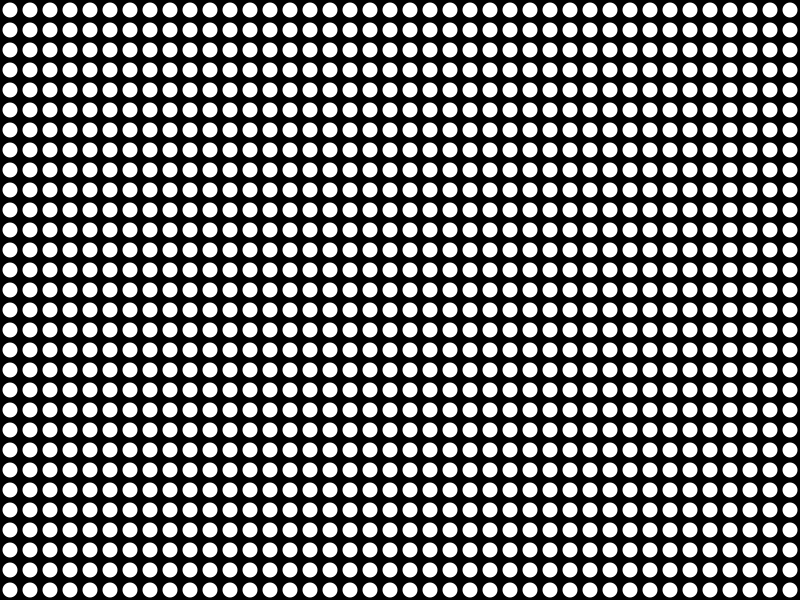
Frame 1 (no input)
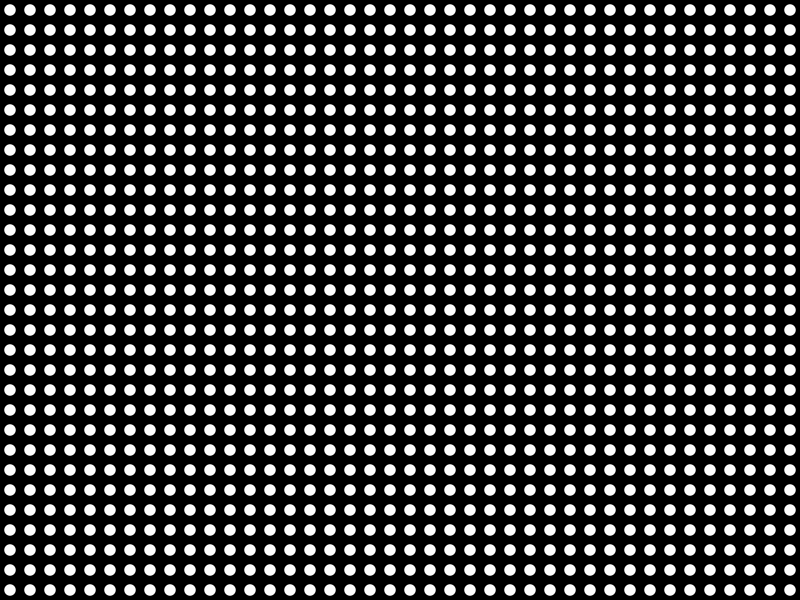
Frame 60 (the mouse pressed at the canvas centre just before this capture)
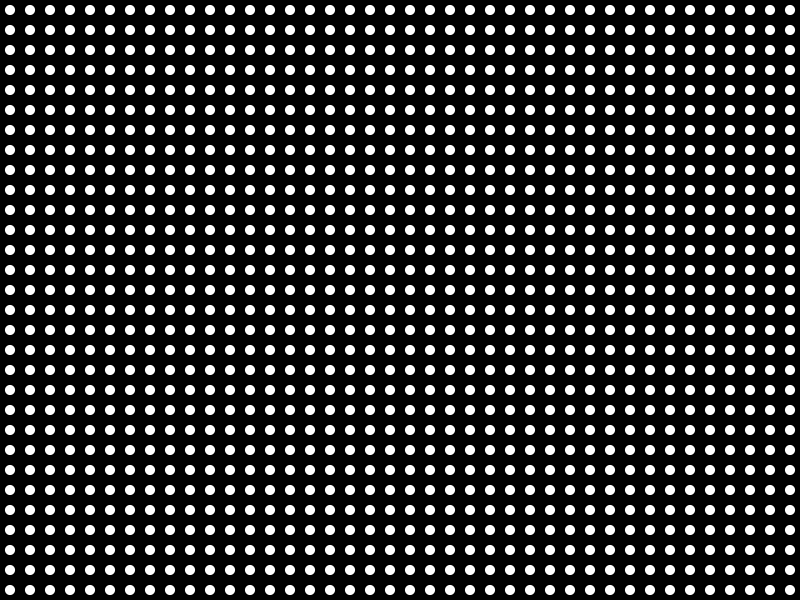
Frame 120 (the mouse held since frame 60 and released just before this capture)

The Processing sketch that drew these frames (run headless with seeded random() and noise(); from frame 60 on, the mouse is pressed at the canvas centre):

// Processing sketch: gridDanisho
// ── gridDanisho.pde
int cell = 20;
boolean newDraw = true;
float diameter; 
float angle = 0;

void setup() {
  size(800, 600);
  pixelDensity(2);

  diameter = 10;
}

void draw() {
  if (newDraw) {
    background(0);
    noStroke();

    float d = 10 + (sin(angle) * diameter/2) + diameter/2;
    //float d2 = 10 + (sin(angle + PI/2) * diameter/2) + diameter/2;
    //float d3 = 10 + (sin(angle + PI) * diameter/2) + diameter/2;
    
    for (int x=0; x<width; x+=cell) {
      for (int y=0; y<height; y+=cell) {
        fill(255);
        ellipse(x+cell/2, y+cell/2, d, d);
      }
    }

    angle += 0.2;


    //newDraw = false;
  }
}

void mouseReleased() {
  newDraw = true;
}
